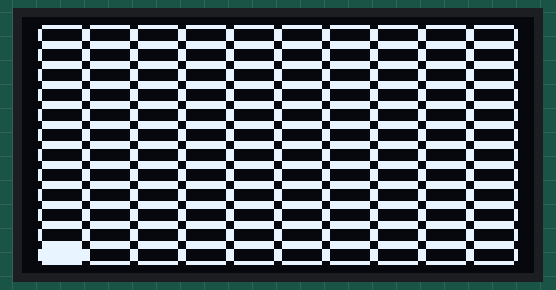
A sketch run on a simulated Arduino Uno, built with avr-gcc and run on an emulated ATmega328P. Shown: 128×64 one-colour display.

Above: at 0.8 s.
At 3.8 s:
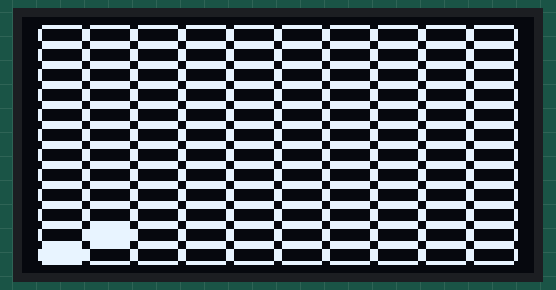
At 9.9 s:
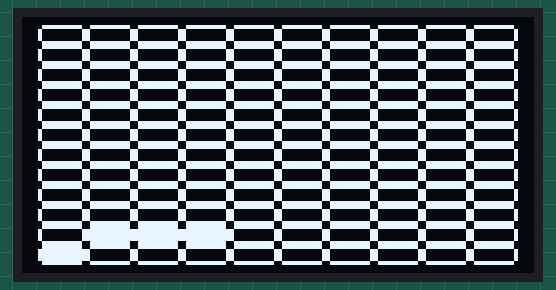
At 20.2 s:
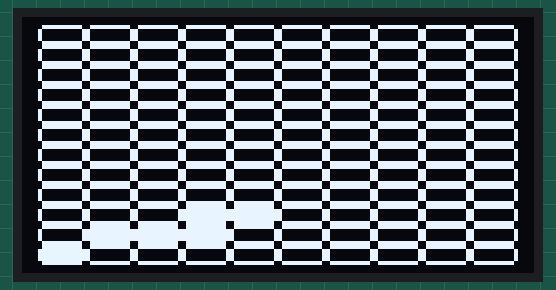
At 29.5 s:
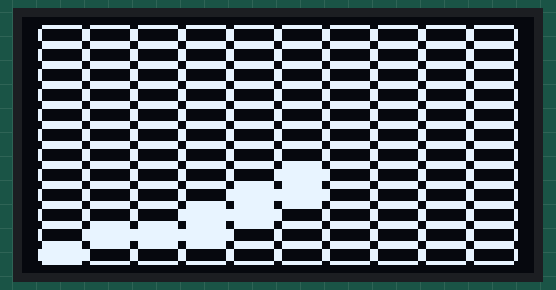
At 38.8 s:
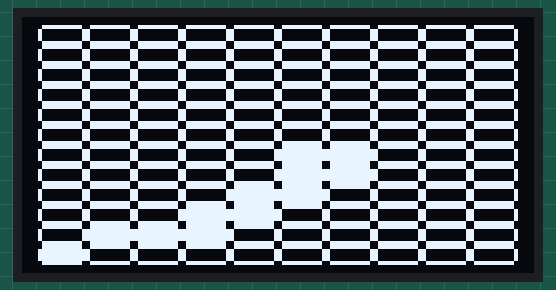

The sketch:

u8g2.ino
```cpp
#include <Maze.h>

using namespace DisplaySetup;
using namespace DisplayOperation;
using namespace BoardOperation;
using namespace StateOperation;
using namespace Test;

char board[ROW][COL];
int16_t cursorXPosition = 10;
int16_t cursorYPosition = 0;
int8_t isCursorActive = 1;

void printBoard(char board[ROW][COL]);
void makeTestMove(void);

void setup(void)
{
    initialize();
    Serial.begin(9600);
}

void loop(void)
{
    initializeBoard(board);
    makeTestMove();

    goRight(board, &cursorXPosition, &cursorYPosition);
    makeTestMove();

    goRight(board, &cursorXPosition, &cursorYPosition);
    makeTestMove();

    goRight(board, &cursorXPosition, &cursorYPosition);
    makeTestMove();

    goUp(board, &cursorXPosition, &cursorYPosition);
    makeTestMove();

    goRight(board, &cursorXPosition, &cursorYPosition);
    makeTestMove();

    goUp(board, &cursorXPosition, &cursorYPosition);
    makeTestMove();

    goRight(board, &cursorXPosition, &cursorYPosition);
    makeTestMove();

    goUp(board, &cursorXPosition, &cursorYPosition);
    makeTestMove();

    goRight(board, &cursorXPosition, &cursorYPosition);
    makeTestMove();

    goUp(board, &cursorXPosition, &cursorYPosition);
    makeTestMove();

    goLeft(board, &cursorXPosition, &cursorYPosition);
    makeTestMove();

    goUp(board, &cursorXPosition, &cursorYPosition);
    makeTestMove();

    goLeft(board, &cursorXPosition, &cursorYPosition);
    makeTestMove();

    goUp(board, &cursorXPosition, &cursorYPosition);
    makeTestMove();

    goLeft(board, &cursorXPosition, &cursorYPosition);
    makeTestMove();

    goUp(board, &cursorXPosition, &cursorYPosition);
    makeTestMove();

    goLeft(board, &cursorXPosition, &cursorYPosition);
    makeTestMove();

    goUp(board, &cursorXPosition, &cursorYPosition);
    makeTestMove();

    goLeft(board, &cursorXPosition, &cursorYPosition);
    makeTestMove();

    goUp(board, &cursorXPosition, &cursorYPosition);
    makeTestMove();

    goUp(board, &cursorXPosition, &cursorYPosition);
    makeTestMove();

    while(1);
}

void printBoard(char board[ROW][COL])
{
    for(int i=0; i<ROW ; ++i)
    {
        if(i!=ROW-1)
            Serial.print(' ');
        else
            Serial.print('[');
        for(int j=0; j<COL; ++j)
        {
            Serial.print((char) board[i][j]);
            if(j!=COL-1)
                Serial.print(' ');
        }
        if(i!=ROW-1)
            Serial.print(' ');
        else
            Serial.print(']');
        Serial.print('\n');
    }

    Serial.println("#######################");
}

void makeTestMove(void)
{
    displayBoard(board, cursorXPosition, cursorYPosition, isCursorActive);

    changeCursorState(&isCursorActive);
    delay(500);
    displayBoard(board, cursorXPosition, cursorYPosition, isCursorActive);

    changeCursorState(&isCursorActive);
    delay(500);
    displayBoard(board, cursorXPosition, cursorYPosition, isCursorActive);

}
```

Measured:
- what the display in image 0 shows lasts 3.0 s, from 0.7 s to 3.7 s
- what the display in image 1 shows lasts 1.2 s, from 3.7 s to 4.9 s
